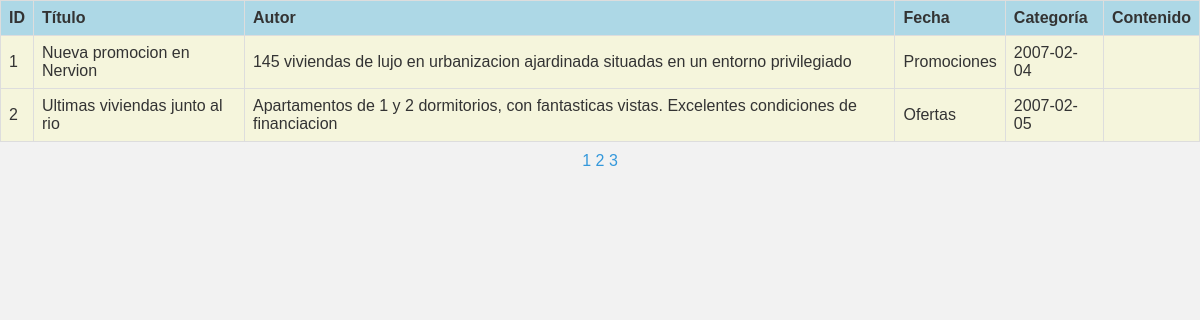
The page /consulta_noticias2.php on the database its author committed.
### tables this page shows
create table noticias(
    ID int(5) auto_increment not null primary key,
    Titulo varchar(100) not null default '',
    Texto text not null,
    Categoria varchar(50) default 'Promociones',
    Fecha date not null default '2003-11-07',
    Imagen varchar(100) default null,
    constraint fk_cat foreign key (Categoria) references categorias(nombre)
);

### consulta_noticias2.php (the view, shortened to what this page needs)
<?php
include("conectar.php");
$noticiasPorPagina = 2;
$paginaActual = isset($_GET['pagina']) ? $_GET['pagina'] : 1;
$limite = ($paginaActual - 1) * $noticiasPorPagina;
$consulta = "SELECT * FROM noticias LIMIT $limite, $noticiasPorPagina";
if ($resultado = mysqli_query($conexion, $consulta)) {
    echo "<table border='1'>";
    echo "<tr><th>ID</th><th>Título</th><th>Autor</th><th>Fecha</th><th>Categoría</th><th>Contenido</th></tr>";
    while ($fila = mysqli_fetch_row($resultado)) {
        echo "<tr>";
        echo "<td>$fila[0]</td>";
        echo "<td>$fila[1]</td>";
        echo "<td>$fila[2]</td>";
        echo "<td>$fila[3]</td>";
        echo "<td>$fila[4]</td>";
        echo "<td><img src='$fila[5]'></td>";
        echo "</tr>";
    }
    echo "</table>";
    $totalNoticias = mysqli_num_rows(mysqli_query($conexion, "SELECT * FROM noticias"));
    $totalPaginas = ceil($totalNoticias / $noticiasPorPagina);
    echo "<div>";
    for ($i = 1; $i <= $totalPaginas; $i++) {
        echo "<a href='consulta_noticias2.php?pagina=$i'>$i</a> ";
    }
    echo "</div>";
}
?>

### rows shown on the page
noticias: ID "1", Titulo "Nueva promocion en Nervion", Texto "145 viviendas de lujo en urbanizacion ajardinada situadas en un entorno privilegiado", Categoria "Promociones", Fecha "2007-02-04"
noticias: ID "2", Titulo "Ultimas viviendas junto al rio", Texto "Apartamentos de 1 y 2 dormitorios, con fantasticas vistas. Excelentes condiciones de financiacion", Categoria "Ofertas", Fecha "2007-02-05"
